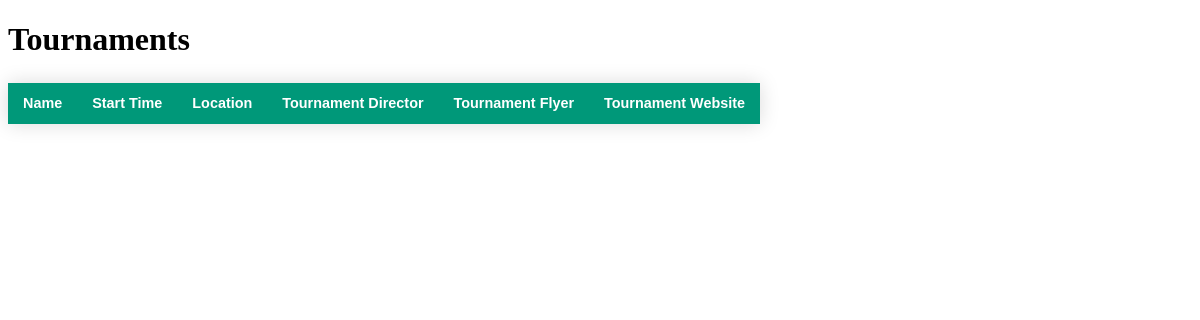
/tournaments, run on an earlier commit of the app's database.
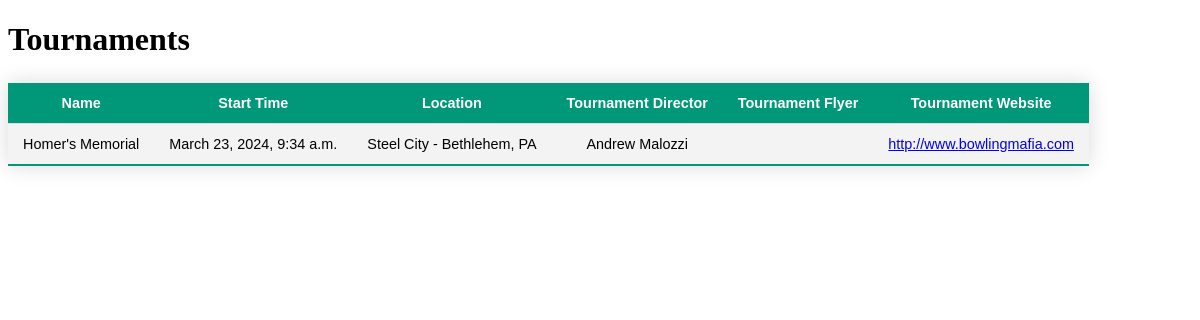
And on a later commit of the database.
### tournaments/models.py (models this page shows)
class Tournament(models.Model):
    tournament_name = models.CharField(max_length=128)
    start_time = models.DateTimeField()
    bowling_center = models.ForeignKey(BowlingCenter, on_delete=models.CASCADE)
    tournament_director = models.ForeignKey(TournamentDirector, on_delete=models.CASCADE)
    website = models.URLField(max_length=256, blank=True)
    flyer = models.FileField(upload_to='tournament_flyers', blank=True)
    def __str__(self):
        return s.capwords(self.tournament_name)
    class Meta:
        ordering = ['start_time']

class BowlingCenter(models.Model):
    center_name = models.CharField(max_length=64)
    address = models.CharField(max_length=128)
    city = models.CharField(max_length=64)
    state = USStateField()
    zip_code = USZipCodeField(max_length=5)
    phone_number = PhoneNumberField()
    website = models.URLField(max_length=256, blank=True)
    def __str__(self):
        return f'{s.capwords(self.center_name, sep=" ")} - {s.capwords(self.city, sep=" ")}, {str(self.state)}'
    class Meta:
        verbose_name = 'Bowling Center'
        ordering = ['state', 'center_name']

class TournamentDirector(models.Model):
    director_user = models.ForeignKey(User, on_delete=models.CASCADE, default=1)
    first_name = models.CharField(max_length=64)
    last_name = models.CharField(max_length=64)
    email_address = models.EmailField(max_length=128)
    phone_number = PhoneNumberField()
    profile_picture = models.ImageField(upload_to='profile_pictures', blank=True)
    def __str__(self):
        return f'{s.capwords(self.first_name)} {s.capwords(self.last_name)}'
    class Meta:
        verbose_name = 'Tournament Director'
        ordering = ['first_name', 'last_name']

### tournaments/views.py (the view)
# urls.py: path('tournaments', views.TournamentList.as_view(), name='list_tournaments'),
class TournamentList(ListView):
    model = Tournament
    context_object_name = 'tournaments'
    template_name = 'tournaments/tournaments/tournament_list.html'
    def get_context_data(self, **kwargs):
        context = super().get_context_data(**kwargs)
        context['logged_in'] = get_login_status(self.request)
        return context

### tournaments/utils.py (called while the page is built)
def get_login_status(request):
    return True if request.user.username != '' else False

### tournaments/templates/tournaments/tournaments/tournament_list.html (shortened to what this page needs)
<!DOCTYPE html>
<html lang="en">
    <head>
    </head>
    <body>
        <h1>Tournaments</h1>
        <table id="tournaments">
            <thead>
                <tr>
                    <th>Name</th>
                    <th>Start Time</th>
                    <th>Location</th>
                    <th>Tournament Director</th>
                    <th>Tournament Flyer</th>
                    <th>Tournament Website</th>
                </tr>
            </thead>
            <tbody>
                    {% for tournament in tournaments %}
                <tr>
                    <td>{{ tournament }}</td>
                    <td>{{ tournament.start_time }}</td>
                    <td>{{ tournament.bowling_center }}</td>
                    <td>{{ tournament.tournament_director }}</td>
                    <td>
                    </td>
                    <td>
                        <a href="{{ tournament.website }}" target="_blank">
                            {{ tournament.website }}
                        </a>
                    </td>
                </tr>
                    {% endfor %}
            </tbody>
        </table>
    </body>
</html>

What changed in the data, as far as the page shows it:
added Tournament: tournament_name "Homer's Memorial", start_time "March 23, 2024, 9:34 a.m.", bowling_center "Steel City - Bethlehem, PA", tournament_director "Andrew Malozzi", website "http://www.bowlingmafia.com"
